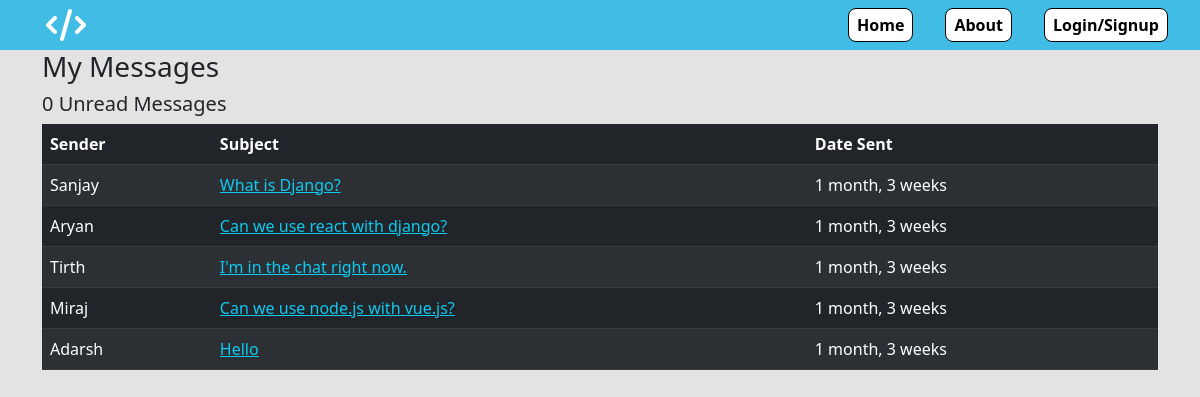
Screenshot of /inbox/ with the database file from the repository.
### core/models.py (models this page shows, shortened)
class Message(models.Model):
    name = models.CharField(max_length=250,null=True)
    email = models.EmailField(max_length=254,null=True)
    subject = models.CharField(max_length=250,null=True)
    body = models.TextField()
    created = models.DateTimeField(auto_now_add=True)
    is_read = models.BooleanField(default=False)
    id = models.UUIDField(default=uuid.uuid4,unique=True,primary_key=True,editable=False)

### core/views.py (the view)
# urls.py: path('inbox/',views.inboxPage,name="inbox"),
def inboxPage(request):
    inbox = Message.objects.all().order_by('is_read')
    unread_cnt = Message.objects.filter(is_read=False).count()
    context = {
        "inbox" : inbox,
        "unread_cnt" : unread_cnt,
        "navbar" : "inbox"
    }
    return render(request,'core/inbox.html',context)

### core/templates/core/inbox.html
{% extends 'core/main.html' %}
{% load static %}
{% block content %}
<div class="container">
    <h3>My Messages</h3>
    <h5>{{unread_cnt}} Unread Message{{unread_cnt | pluralize}}</h5>
    <table class="table table-striped table-dark">
        <thead class="thead-dark">
            <tr>
                <th>Sender</th>
                <th>Subject</th>
                <th>Date Sent</th>
            </tr>
        </thead>
        <tbody>
            {% for message in inbox %}
                {% if message.is_read %}
                    <tr>
                {% else %}
                    <tr style="font-weight:bold;">
                {% endif %}
                        <td>{{message.name}}</td>
                        <td><a class="link-info" href="{% url 'message' message.id %}">{{message.subject}}</a></td>
                        <td>{{message.created|timesince}}</td>
                    </tr>
            {% endfor %}
        </tbody>
    </table>
</div>
{% endblock content %}

### static/styles/main.css (style rules this page uses)
* { padding: 0; margin: 0; box-sizing: border-box; text-decoration: none; list-style: none; box-sizing: border-box; }
body { background-color: #e3e3e3; }

### rows the page displays
Message: name "Sanjay", subject "What is Django?", created "1 month, 3 weeks"
Message: name "Aryan", subject "Can we use react with django?", created "1 month, 3 weeks"
Message: name "Tirth", subject "I'm in the chat right now.", created "1 month, 3 weeks"
Message: name "Miraj", subject "Can we use node.js with vue.js?", created "1 month, 3 weeks"
Message: name "Adarsh", subject "Hello", created "1 month, 3 weeks"

### other values shown
{{ unread_cnt }} "0"
{{ unread_cnt | pluralize }} "s"
